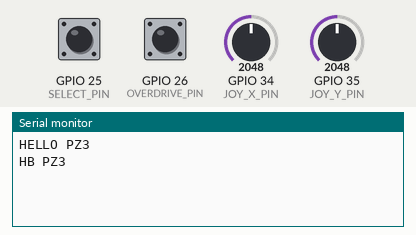
This sketch was run on a simulated ESP32. Shown: the last lines printed to the serial monitor. The test bench sets the inputs (shaded band); at power-on: GPIO 34 (JOY_X_PIN) = 2048, GPIO 25 (SELECT_PIN) HIGH, GPIO 26 (OVERDRIVE_PIN) HIGH, GPIO 35 (JOY_Y_PIN) = 2048 (analog values on the 0–4095 scale).

Above: at 1.2 s.
1.3 s: GPIO 34 (JOY_X_PIN) set to 560
At 1.8 s:
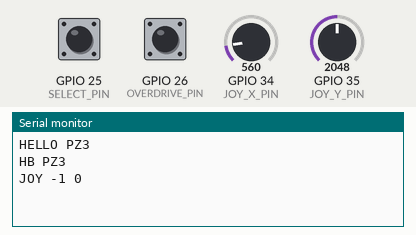
2.8 s: GPIO 25 (SELECT_PIN) pulled LOW for 0.15 s
4.4 s: GPIO 26 (OVERDRIVE_PIN) pulled LOW for 0.15 s
At 4.9 s:
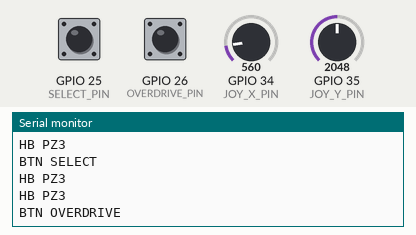
6.0 s: GPIO 25 (SELECT_PIN) pulled LOW for 1 s
At 6.88 s:
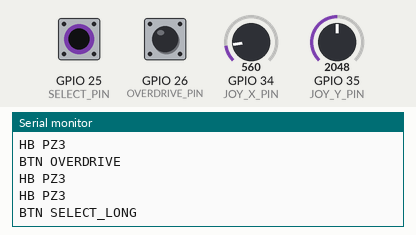
8.5 s: GPIO 35 (JOY_Y_PIN) set to 560
At 9.8 s:
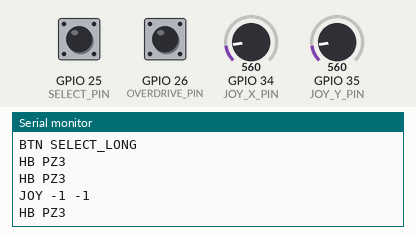
10.0 s: GPIO 34 (JOY_X_PIN) set to 1228
At 10.8 s:
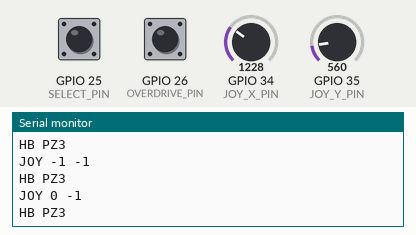

Measured:
- after the input at 1.3 s, the serial monitor: prints a new line at once (image 1)
- after the input at 4.4 s, the serial monitor: prints a new line at once (image 2)
- after the input at 6.0 s, the serial monitor: prints a new line after 0.64 s (image 3)
- after the input at 8.5 s, the serial monitor: prints a new line at once (image 4)
- after the input at 10.0 s, the serial monitor: prints a new line at once (image 5)

The sketch:

protocol_zero_esp32.ino
```cpp
/*
 * Protocol Zero - ESP32 controller
 * Pinnacle 1, Project 21 - Team Protocol Zero
 *
 * A joystick and two buttons that play the whole game: the stick moves a grid cursor, SELECT clicks, a long SELECT
 * is "back", and OVERDRIVE fires the in-game Emergency Overclock (the same thing as the O key). The board only
 * reports what the player does; the game decides what it means and checks every rule.
 *
 * BOARD   ESP32 DevKit V1 (30-pin, ESP32-WROOM-32), USB serial through its CP2102 or CH340 chip.
 *         Arduino IDE: board "ESP32 Dev Module".
 *
 * PIN MAP
 *   GPIO34  KY-023 VRx (joystick X, analog, 12-bit: 0..4095, centre about 1800-2000)
 *   GPIO35  KY-023 VRy (joystick Y, analog)
 *   3V3     KY-023 +5V/VCC pin   (3.3 V, so the stick's full range fits the ESP32 ADC)
 *   GND     KY-023 GND
 *   GPIO25  SELECT button to GND    (INPUT_PULLUP: HIGH released, LOW pressed)
 *   GPIO26  OVERDRIVE button to GND (INPUT_PULLUP)
 *   (KY-023 SW is not connected. GPIO34/35 are input-only pins with no pull-ups, which is fine for analog.)
 *
 * SERIAL PROTOCOL (USB, 115200 baud, 8N1, ASCII lines ending in '\n')
 *   ESP32 -> PC   "HELLO PZ3"          once after boot. PZ3 = this message set; PZ1 was the Uno LCD console and
 *                                      PZ2 the Uno joystick controller (hardware/protocol_zero_controller).
 *                 "HB PZ3"             heartbeat every 1 s: the controller is plugged in, and which kind it is
 *                                      (the bridge opens the port without resetting the board, so the game may
 *                                      never see HELLO; the heartbeat repeats the label)
 *                 "JOY <dx> <dy>"      stick direction, each -1, 0 or 1, sent only when it changes.
 *                                      dx: -1 left, 1 right. dy: -1 up, 1 down (screen direction). "JOY 0 0" = centred.
 *                                      The game moves the cursor one tile per nudge and auto-repeats while held.
 *                 "BTN SELECT"         SELECT pressed and released in under LONG_PRESS_MS (a click)
 *                 "BTN SELECT_LONG"    SELECT held for LONG_PRESS_MS (back / cancel). Sent once, as soon as the
 *                                      time is reached; releasing it afterwards sends nothing, so a long press
 *                                      never also counts as a click.
 *                 "BTN OVERDRIVE"      OVERDRIVE pressed (one message per press, never repeats while held)
 *   PC -> ESP32   "K <n>"              kill count               } accepted and remembered; this board has no
 *                 "S READY" | "S COOLDOWN <sec>" | "S LOCKED" | "S CRASH"   } screen or LED yet, so nothing is
 *                 "PING"               the game is alive        } shown. Unknown lines are ignored.
 *
 * Calibration: the stick's centre is measured at power-up (keep your thumb off it for the first moment). If the
 * reading is far from JOY_CENTER_X/Y (the stick was being pushed), the constants are used instead. A direction
 * switches on past JOY_ON_THRESHOLD from the centre and off again only inside JOY_OFF_THRESHOLD, so a stick
 * resting near the edge of the dead zone can't flicker.
 */

// ---------------- configuration ----------------
const uint8_t  JOY_X_PIN          = 34;
const uint8_t  JOY_Y_PIN          = 35;
const uint8_t  SELECT_PIN         = 25;
const uint8_t  OVERDRIVE_PIN      = 26;
const long     BAUD_RATE          = 115200;

const int      JOY_CENTER_X       = 1900;  // centre reading if the start-up calibration can't be used
const int      JOY_CENTER_Y       = 1900;
// Dead zone. Raised for sticks that drift: a resting stick must stay inside JOY_ON_THRESHOLD of its centre.
// Full travel is about 1900 to 2200 from the centre, so a deliberate push still gets there easily.
// Still drifting? Set JOY_DEBUG to true, watch the RAW lines with the stick resting, and raise both numbers.
const int      JOY_ON_THRESHOLD   = 1300;  // distance from the centre that counts as a push (dead zone edge)
const int      JOY_OFF_THRESHOLD  = 1000;  // a push ends only when the stick is back this close to the centre
const int      JOY_CALIBRATE_MAX  = 600;   // start-up centre further than this from JOY_CENTER_* is ignored
const bool     JOY_INVERT_X       = false; // set true if pushing the stick right sends "JOY -1 0"
const bool     JOY_INVERT_Y       = false; // set true if pushing the stick up sends "JOY 0 1"
const uint8_t  JOY_SAMPLES        = 4;     // readings averaged per update (the ESP32 ADC is noisy)
const uint16_t JOY_SAMPLE_MS      = 10;    // how often the stick is read
const bool     JOY_DEBUG          = false; // true: also print "RAW <x> <y> <centreX> <centreY>" 5 times a second
                                           // (for measuring drift in the Serial Monitor; the game ignores it)

const uint16_t DEBOUNCE_MS        = 40;    // a button must be stable this long before a change counts
const uint16_t LONG_PRESS_MS      = 600;   // SELECT held this long = SELECT_LONG (back)
const uint16_t HEARTBEAT_MS       = 1000;  // "HB" to the PC
const uint8_t  RX_LINE_MAX        = 32;

// ---------------- state ----------------
int centerX = JOY_CENTER_X;
int centerY = JOY_CENTER_Y;
int joyDx = 0;                       // last direction sent
int joyDy = 0;
unsigned long lastJoySampleMs = 0;
unsigned long lastRawMs = 0;
unsigned long lastHeartbeatMs = 0;

// What the game told us. Nothing shows it yet (no LCD or LED on this board), but it is parsed and kept so a
// screen can be added later without touching the protocol.
long kills = 0;
enum OverdriveState { OD_NONE, OD_READY, OD_COOLDOWN, OD_LOCKED, OD_CRASH };
OverdriveState odState = OD_NONE;
int  cooldownSec = 0;
unsigned long lastRxMs = 0;

// A debounced button
struct Button {
  uint8_t pin;
  bool stable;                  // debounced level (HIGH = released)
  bool lastRead;
  unsigned long changedMs;      // when the raw reading last changed
  unsigned long pressedMs;      // when the debounced level went LOW
  bool longSent;                // SELECT_LONG already sent for this press
};
Button selectBtn    = {SELECT_PIN, HIGH, HIGH, 0, 0, false};
Button overdriveBtn = {OVERDRIVE_PIN, HIGH, HIGH, 0, 0, false};

char    lineBuf[RX_LINE_MAX];
uint8_t lineLen = 0;

// ---------------- joystick ----------------
int readAverage(uint8_t pin) {
  long sum = 0;
  for (uint8_t i = 0; i < JOY_SAMPLES; i++) sum += analogRead(pin);
  return (int)(sum / JOY_SAMPLES);
}

// Measures the resting centre at power-up. Falls back to the constant when the stick was being pushed.
int calibrateAxis(uint8_t pin, int fallback) {
  long sum = 0;
  const int n = 32;
  for (int i = 0; i < n; i++) sum += analogRead(pin);
  int measured = (int)(sum / n);
  return abs(measured - fallback) <= JOY_CALIBRATE_MAX ? measured : fallback;
}

// -1, 0 or 1 for one axis, with hysteresis: switching on needs JOY_ON_THRESHOLD, switching off needs the stick
// back inside JOY_OFF_THRESHOLD
int axisDirection(int raw, int center, int current, bool invert) {
  int offset = raw - center;
  if (invert) offset = -offset;
  if (current != 0) {
    if (offset * current > JOY_OFF_THRESHOLD) return current;   // still pushed the same way
  }
  if (offset > JOY_ON_THRESHOLD) return 1;
  if (offset < -JOY_ON_THRESHOLD) return -1;
  return 0;
}

void updateJoystick(unsigned long now) {
  if (now - lastJoySampleMs < JOY_SAMPLE_MS) return;
  lastJoySampleMs = now;
  int rawX = readAverage(JOY_X_PIN);
  int rawY = readAverage(JOY_Y_PIN);
  if (JOY_DEBUG && now - lastRawMs >= 200) {
    lastRawMs = now;
    Serial.print(F("RAW "));
    Serial.print(rawX); Serial.print(' ');
    Serial.print(rawY); Serial.print(' ');
    Serial.print(centerX); Serial.print(' ');
    Serial.println(centerY);
  }
  int dx = axisDirection(rawX, centerX, joyDx, JOY_INVERT_X);
  int dy = axisDirection(rawY, centerY, joyDy, JOY_INVERT_Y);
  if (dx != joyDx || dy != joyDy) {
    joyDx = dx;
    joyDy = dy;
    Serial.print(F("JOY "));
    Serial.print(dx);
    Serial.print(' ');
    Serial.println(dy);
  }
}

// ---------------- buttons ----------------
// Returns true when the debounced level changed this call
bool debounce(Button &b, unsigned long now) {
  bool reading = digitalRead(b.pin);
  if (reading != b.lastRead) {
    b.lastRead = reading;
    b.changedMs = now;
  }
  if ((now - b.changedMs) >= DEBOUNCE_MS && reading != b.stable) {
    b.stable = reading;
    return true;
  }
  return false;
}

// SELECT: a click on release if it was short; SELECT_LONG as soon as it has been held long enough
void updateSelect(unsigned long now) {
  if (debounce(selectBtn, now)) {
    if (selectBtn.stable == LOW) {
      selectBtn.pressedMs = now;
      selectBtn.longSent = false;
    } else if (!selectBtn.longSent) {
      Serial.println(F("BTN SELECT"));
    }
  }
  if (selectBtn.stable == LOW && !selectBtn.longSent && now - selectBtn.pressedMs >= LONG_PRESS_MS) {
    selectBtn.longSent = true;
    Serial.println(F("BTN SELECT_LONG"));
  }
}

// OVERDRIVE: one request per press, on the debounced press
void updateOverdrive(unsigned long now) {
  if (debounce(overdriveBtn, now) && overdriveBtn.stable == LOW) {
    Serial.println(F("BTN OVERDRIVE"));
  }
}

// ---------------- messages from the game ----------------
void handleLine(char *line) {
  lastRxMs = millis();
  if (line[0] == 'K' && line[1] == ' ') {
    kills = atol(line + 2);
  } else if (strncmp(line, "S READY", 7) == 0) {
    odState = OD_READY;
  } else if (strncmp(line, "S COOLDOWN", 10) == 0) {
    odState = OD_COOLDOWN;
    cooldownSec = atoi(line + 10);
  } else if (strncmp(line, "S LOCKED", 8) == 0) {
    odState = OD_LOCKED;
  } else if (strncmp(line, "S CRASH", 7) == 0) {
    odState = OD_CRASH;
  }
  // "PING" and anything unknown only refresh lastRxMs
}

// Non-blocking: collect characters until '\n', then parse the line
void readSerial() {
  while (Serial.available() > 0) {
    char c = (char)Serial.read();
    if (c == '\r') continue;
    if (c == '\n') {
      lineBuf[lineLen] = '\0';
      if (lineLen > 0) handleLine(lineBuf);
      lineLen = 0;
    } else if (lineLen < RX_LINE_MAX - 1) {
      lineBuf[lineLen++] = c;
    } else {
      lineLen = 0;  // line too long: noise, drop it
    }
  }
}

// ---------------- main ----------------
void setup() {
  Serial.begin(BAUD_RATE);
  pinMode(SELECT_PIN, INPUT_PULLUP);
  pinMode(OVERDRIVE_PIN, INPUT_PULLUP);
  analogReadResolution(12);
  analogSetPinAttenuation(JOY_X_PIN, ADC_11db);   // full 0-3.3 V range
  analogSetPinAttenuation(JOY_Y_PIN, ADC_11db);
  centerX = calibrateAxis(JOY_X_PIN, JOY_CENTER_X);
  centerY = calibrateAxis(JOY_Y_PIN, JOY_CENTER_Y);
  Serial.println(F("HELLO PZ3"));
  lastHeartbeatMs = millis();
}

void loop() {
  unsigned long now = millis();
  readSerial();
  updateJoystick(now);
  updateSelect(now);
  updateOverdrive(now);
  if (now - lastHeartbeatMs >= HEARTBEAT_MS) {
    lastHeartbeatMs = now;
    Serial.println(F("HB PZ3"));
  }
}
```
